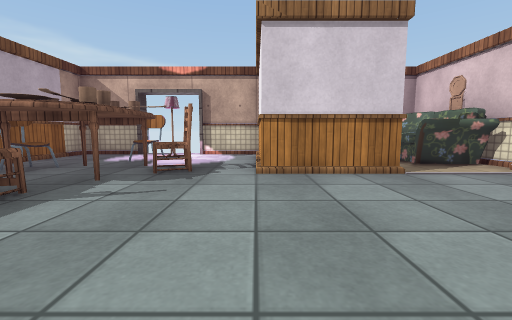
view 1 (above)

12 first-person views from a walk through a scene from a Unity 3-D project. The camera is 0.68 m above the floor, tilts 6° down and sees 90° across. The floor is counted in squares, 1 m on a side. Each view is taken from the middle of a square. On the plan, view 1 faces up. The plan holds only what a view shows up to about 9 squares ahead; the rest is blank. The player is left out. Door leaves are left out, so doorways stand open. Some surface patterns are stand-ins.

view 2
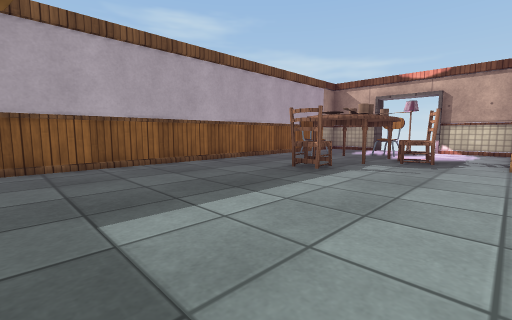

view 3
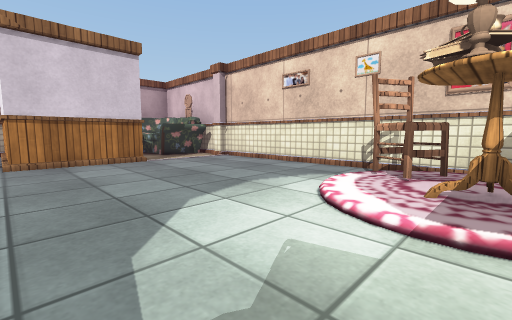

view 4
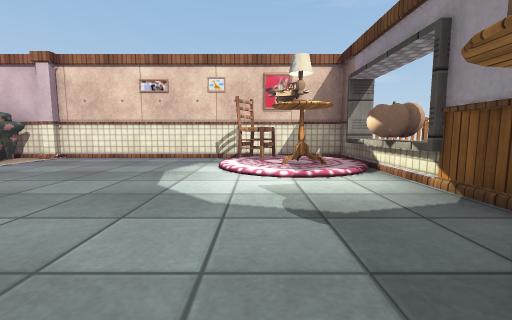

view 5
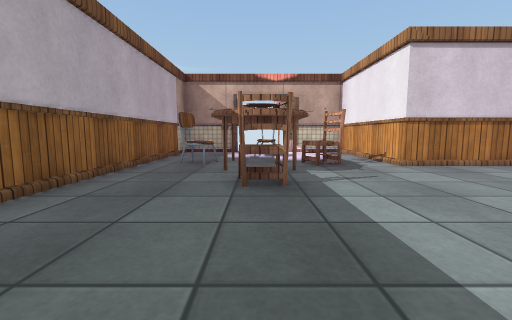

view 6
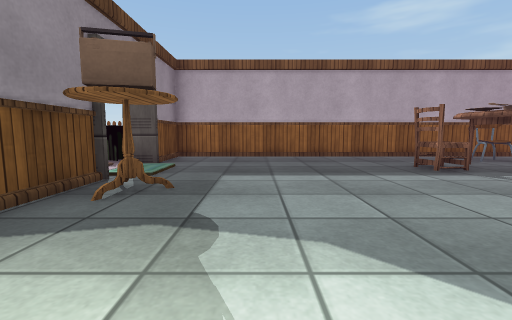

view 7
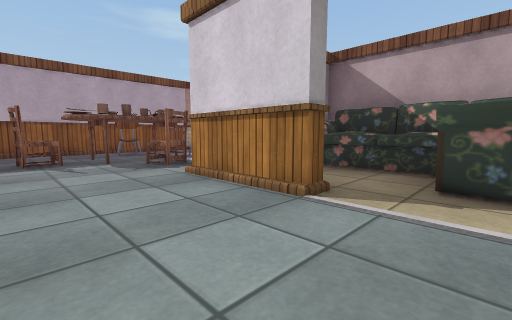

view 8
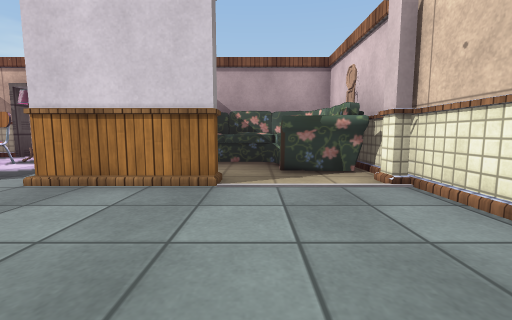

view 9
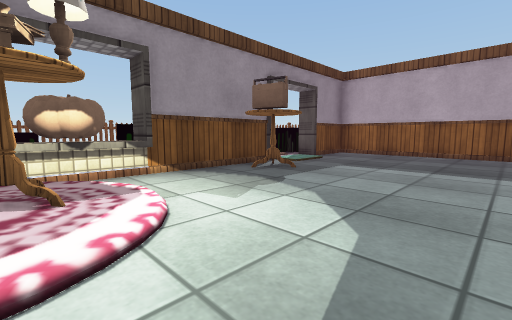

view 10
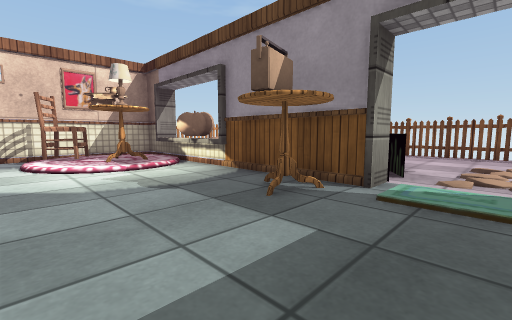

view 11
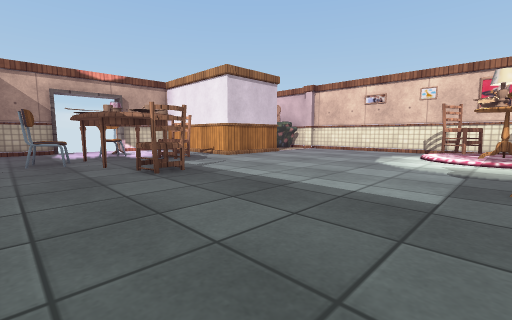

view 12
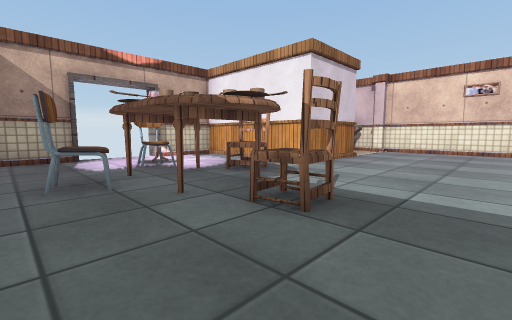

### Floor plan
Points are (right, up) in squares from view 1. A wall is a line through its corners. A room is listed if a view was taken in it or the views show most of it. See-through windows are left out.
Room 1 (views 1, 2, 3, 4, 5, 6, 7, 8, 9, 10, 11, 12)
walls: (2.5, 4.7) (2.5, 4.3) (0.1, 4.3) (0.1, 8.3) (-1.8, 8.3); (-0.6, -3.3) (1.6, -3.3); (-1.8, -3.9) (-1.8, -3.4); (-3.7, 8.3) (-5.6, 8.3) (-5.6, -3.3) (-3.7, -3.3) (-3.7, -3.9); (4.2, -3.3) (5.1, -3.3) (5.1, 4.5)
ways out: opening at (-2.5, -5); opening at (3.5, 5); gap at (-2.3, 8.3)
objects: chair (-4, 5); carpet (-3, -3); chair (-3, 2) to (-3, 3); table (-3, 4) to (-3, 5); chair (-3, 6); chair (-2, 4) to (-1, 5); lamp (-2, 7); table (-1, -3); pumpkin (2, -4) to (3, -3); table (3, -2); carpet (4, -3) to (4, -2); chair (4, -1)

Where each view was taken, in squares from view 1:
view 1: 0 up, 0 right, facing up
view 2: 2 down, 0 right, facing up-left
view 3: 2 down, 0 right, facing up-right
view 4: 1 down, 2 left, facing right
view 5: 1 down, 3 left, facing up
view 6: 1 down, 2 right, facing left
view 7: 2 up, 4 right, facing up-left
view 8: 1 up, 3 right, facing up
view 9: 1 up, 3 right, facing down-left
view 10: 0 up, 3 left, facing down-right
view 11: 2 down, 5 left, facing up-right
view 12: 1 up, 5 left, facing up-right
